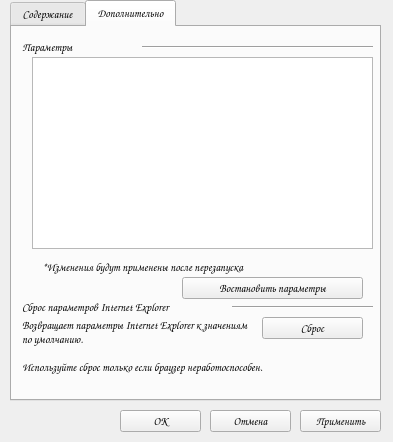
<?xml version="1.0" encoding="UTF-8"?>
<ui version="4.0">
 <class>MainWindow</class>
 <widget class="QMainWindow" name="MainWindow">
  <property name="geometry">
   <rect>
    <x>0</x>
    <y>0</y>
    <width>393</width>
    <height>442</height>
   </rect>
  </property>
  <property name="font">
   <font>
    <family>Comic Sans MS</family>
    <pointsize>8</pointsize>
    <weight>75</weight>
    <italic>false</italic>
    <bold>true</bold>
   </font>
  </property>
  <property name="windowTitle">
   <string>Свойства : Интернет</string>
  </property>
  <widget class="QWidget" name="centralWidget">
   <widget class="QTabWidget" name="tabWidget">
    <property name="geometry">
     <rect>
      <x>10</x>
      <y>0</y>
      <width>371</width>
      <height>401</height>
     </rect>
    </property>
    <property name="currentIndex">
     <number>1</number>
    </property>
    <widget class="QWidget" name="tab">
     <attribute name="title">
      <string>Содержание</string>
     </attribute>
     <widget class="QPushButton" name="pushButton">
      <property name="geometry">
       <rect>
        <x>20</x>
        <y>70</y>
        <width>101</width>
        <height>22</height>
       </rect>
      </property>
      <property name="text">
       <string>Очистить SSl</string>
      </property>
     </widget>
     <widget class="QPushButton" name="pushButton_2">
      <property name="geometry">
       <rect>
        <x>140</x>
        <y>70</y>
        <width>101</width>
        <height>22</height>
       </rect>
      </property>
      <property name="text">
       <string>Сертификаты</string>
      </property>
     </widget>
     <widget class="QPushButton" name="pushButton_3">
      <property name="geometry">
       <rect>
        <x>260</x>
        <y>70</y>
        <width>101</width>
        <height>22</height>
       </rect>
      </property>
      <property name="text">
       <string>Издатели</string>
      </property>
     </widget>
     <widget class="QLabel" name="label">
      <property name="geometry">
       <rect>
        <x>10</x>
        <y>10</y>
        <width>91</width>
        <height>20</height>
       </rect>
      </property>
      <property name="text">
       <string>Сертификаты</string>
      </property>
     </widget>
     <widget class="QLabel" name="label_2">
      <property name="geometry">
       <rect>
        <x>60</x>
        <y>30</y>
        <width>301</width>
        <height>31</height>
       </rect>
      </property>
      <property name="text">
       <string>Сертификаты используются для шифрованных подключений и удостоверения подлинности</string>
      </property>
      <property name="textFormat">
       <enum>Qt::AutoText</enum>
      </property>
      <property name="wordWrap">
       <bool>true</bool>
      </property>
     </widget>
     <widget class="QGraphicsView" name="graphicsView">
      <property name="geometry">
       <rect>
        <x>20</x>
        <y>30</y>
        <width>31</width>
        <height>31</height>
       </rect>
      </property>
     </widget>
     <widget class="Line" name="line">
      <property name="geometry">
       <rect>
        <x>130</x>
        <y>10</y>
        <width>231</width>
        <height>20</height>
       </rect>
      </property>
      <property name="orientation">
       <enum>Qt::Horizontal</enum>
      </property>
     </widget>
     <widget class="Line" name="line_2">
      <property name="geometry">
       <rect>
        <x>130</x>
        <y>100</y>
        <width>231</width>
        <height>20</height>
       </rect>
      </property>
      <property name="orientation">
       <enum>Qt::Horizontal</enum>
      </property>
     </widget>
     <widget class="QLabel" name="label_3">
      <property name="geometry">
       <rect>
        <x>10</x>
        <y>100</y>
        <width>111</width>
        <height>20</height>
       </rect>
      </property>
      <property name="text">
       <string>Автозаполнение</string>
      </property>
     </widget>
     <widget class="QGraphicsView" name="graphicsView_2">
      <property name="geometry">
       <rect>
        <x>20</x>
        <y>130</y>
        <width>31</width>
        <height>31</height>
       </rect>
      </property>
     </widget>
     <widget class="QLabel" name="label_4">
      <property name="geometry">
       <rect>
        <x>60</x>
        <y>120</y>
        <width>201</width>
        <height>51</height>
       </rect>
      </property>
      <property name="text">
       <string>Сертификаты используются для шифрованных подключений и удостоверения подлинности</string>
      </property>
      <property name="textFormat">
       <enum>Qt::AutoText</enum>
      </property>
      <property name="wordWrap">
       <bool>true</bool>
      </property>
     </widget>
     <widget class="QPushButton" name="pushButton_7">
      <property name="geometry">
       <rect>
        <x>260</x>
        <y>130</y>
        <width>101</width>
        <height>22</height>
       </rect>
      </property>
      <property name="text">
       <string>Параметры</string>
      </property>
     </widget>
     <widget class="Line" name="line_3">
      <property name="geometry">
       <rect>
        <x>200</x>
        <y>170</y>
        <width>161</width>
        <height>20</height>
       </rect>
      </property>
      <property name="orientation">
       <enum>Qt::Horizontal</enum>
      </property>
     </widget>
     <widget class="QLabel" name="label_5">
      <property name="geometry">
       <rect>
        <x>10</x>
        <y>170</y>
        <width>191</width>
        <height>20</height>
       </rect>
      </property>
      <property name="text">
       <string>Веб-каналы и веб-фрагменты</string>
      </property>
     </widget>
     <widget class="QPushButton" name="pushButton_8">
      <property name="geometry">
       <rect>
        <x>260</x>
        <y>200</y>
        <width>101</width>
        <height>22</height>
       </rect>
      </property>
      <property name="text">
       <string>Параметры</string>
      </property>
     </widget>
     <widget class="QLabel" name="label_6">
      <property name="geometry">
       <rect>
        <x>60</x>
        <y>190</y>
        <width>201</width>
        <height>71</height>
       </rect>
      </property>
      <property name="text">
       <string>Веб-каналы и веб-фрагменты предоставляют обновляемое содержимое веб-сайтов, которое можно прочитать с помощью Internet  Explorer и других программ.</string>
      </property>
      <property name="textFormat">
       <enum>Qt::AutoText</enum>
      </property>
      <property name="wordWrap">
       <bool>true</bool>
      </property>
     </widget>
     <widget class="QGraphicsView" name="graphicsView_3">
      <property name="geometry">
       <rect>
        <x>20</x>
        <y>200</y>
        <width>31</width>
        <height>31</height>
       </rect>
      </property>
     </widget>
    </widget>
    <widget class="QWidget" name="tab_2">
     <attribute name="title">
      <string>Дополнительно</string>
     </attribute>
     <widget class="Line" name="line_4">
      <property name="geometry">
       <rect>
        <x>130</x>
        <y>10</y>
        <width>231</width>
        <height>20</height>
       </rect>
      </property>
      <property name="orientation">
       <enum>Qt::Horizontal</enum>
      </property>
     </widget>
     <widget class="QLabel" name="label_7">
      <property name="geometry">
       <rect>
        <x>10</x>
        <y>10</y>
        <width>91</width>
        <height>20</height>
       </rect>
      </property>
      <property name="text">
       <string>Параметры</string>
      </property>
     </widget>
     <widget class="QListView" name="listView">
      <property name="geometry">
       <rect>
        <x>20</x>
        <y>30</y>
        <width>341</width>
        <height>192</height>
       </rect>
      </property>
     </widget>
     <widget class="QLabel" name="label_8">
      <property name="geometry">
       <rect>
        <x>30</x>
        <y>230</y>
        <width>301</width>
        <height>20</height>
       </rect>
      </property>
      <property name="text">
       <string>*Изменения будут применены после перезапуска </string>
      </property>
     </widget>
     <widget class="QPushButton" name="pushButton_9">
      <property name="geometry">
       <rect>
        <x>170</x>
        <y>250</y>
        <width>181</width>
        <height>22</height>
       </rect>
      </property>
      <property name="text">
       <string>Востановить параметры</string>
      </property>
     </widget>
     <widget class="Line" name="line_5">
      <property name="geometry">
       <rect>
        <x>220</x>
        <y>270</y>
        <width>141</width>
        <height>20</height>
       </rect>
      </property>
      <property name="orientation">
       <enum>Qt::Horizontal</enum>
      </property>
     </widget>
     <widget class="QPushButton" name="pushButton_10">
      <property name="geometry">
       <rect>
        <x>250</x>
        <y>290</y>
        <width>101</width>
        <height>22</height>
       </rect>
      </property>
      <property name="text">
       <string>Сброс</string>
      </property>
     </widget>
     <widget class="QLabel" name="label_9">
      <property name="geometry">
       <rect>
        <x>10</x>
        <y>270</y>
        <width>231</width>
        <height>20</height>
       </rect>
      </property>
      <property name="text">
       <string>Сброс параметров Internet Explorer</string>
      </property>
     </widget>
     <widget class="QLabel" name="label_10">
      <property name="geometry">
       <rect>
        <x>10</x>
        <y>290</y>
        <width>231</width>
        <height>31</height>
       </rect>
      </property>
      <property name="text">
       <string>Возвращает параметры Internet Explorer к значениям по умолчанию.</string>
      </property>
      <property name="textFormat">
       <enum>Qt::AutoText</enum>
      </property>
      <property name="wordWrap">
       <bool>true</bool>
      </property>
     </widget>
     <widget class="QLabel" name="label_11">
      <property name="geometry">
       <rect>
        <x>10</x>
        <y>330</y>
        <width>341</width>
        <height>20</height>
       </rect>
      </property>
      <property name="text">
       <string>Используйте сброс только если браузер неработоспособен.</string>
      </property>
     </widget>
    </widget>
   </widget>
   <widget class="QPushButton" name="pushButton_4">
    <property name="geometry">
     <rect>
      <x>300</x>
      <y>410</y>
      <width>81</width>
      <height>22</height>
     </rect>
    </property>
    <property name="text">
     <string>Применить</string>
    </property>
   </widget>
   <widget class="QPushButton" name="pushButton_5">
    <property name="geometry">
     <rect>
      <x>210</x>
      <y>410</y>
      <width>81</width>
      <height>22</height>
     </rect>
    </property>
    <property name="text">
     <string>Отмена</string>
    </property>
   </widget>
   <widget class="QPushButton" name="pushButton_6">
    <property name="geometry">
     <rect>
      <x>120</x>
      <y>410</y>
      <width>81</width>
      <height>22</height>
     </rect>
    </property>
    <property name="text">
     <string>ОК</string>
    </property>
   </widget>
  </widget>
 </widget>
 <layoutdefault spacing="6" margin="11"/>
 <resources/>
 <connections/>
</ui>
